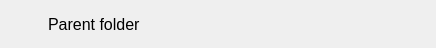
<?xml version="1.0" encoding="UTF-8"?>
<ui version="4.0">
 <class>ParentItemWidget</class>
 <widget class="QWidget" name="ParentItemWidget">
  <property name="geometry">
   <rect>
    <x>0</x>
    <y>0</y>
    <width>436</width>
    <height>48</height>
   </rect>
  </property>
  <property name="sizePolicy">
   <sizepolicy hsizetype="Preferred" vsizetype="Fixed">
    <horstretch>0</horstretch>
    <verstretch>0</verstretch>
   </sizepolicy>
  </property>
  <property name="minimumSize">
   <size>
    <width>0</width>
    <height>32</height>
   </size>
  </property>
  <property name="maximumSize">
   <size>
    <width>16777215</width>
    <height>2000</height>
   </size>
  </property>
  <property name="windowTitle">
   <string>Form</string>
  </property>
  <layout class="QHBoxLayout" name="horizontalLayout">
   <property name="leftMargin">
    <number>10</number>
   </property>
   <property name="topMargin">
    <number>6</number>
   </property>
   <property name="rightMargin">
    <number>10</number>
   </property>
   <property name="bottomMargin">
    <number>6</number>
   </property>
   <item>
    <widget class="QLabel" name="label_icon">
     <property name="sizePolicy">
      <sizepolicy hsizetype="Minimum" vsizetype="Minimum">
       <horstretch>48</horstretch>
       <verstretch>48</verstretch>
      </sizepolicy>
     </property>
     <property name="minimumSize">
      <size>
       <width>32</width>
       <height>32</height>
      </size>
     </property>
     <property name="maximumSize">
      <size>
       <width>32</width>
       <height>32</height>
      </size>
     </property>
     <property name="text">
      <string/>
     </property>
     <property name="scaledContents">
      <bool>true</bool>
     </property>
    </widget>
   </item>
   <item>
    <widget class="QLabel" name="label">
     <property name="font">
      <font>
       <pointsize>12</pointsize>
      </font>
     </property>
     <property name="text">
      <string>Parent folder</string>
     </property>
    </widget>
   </item>
  </layout>
 </widget>
 <resources/>
 <connections/>
</ui>
